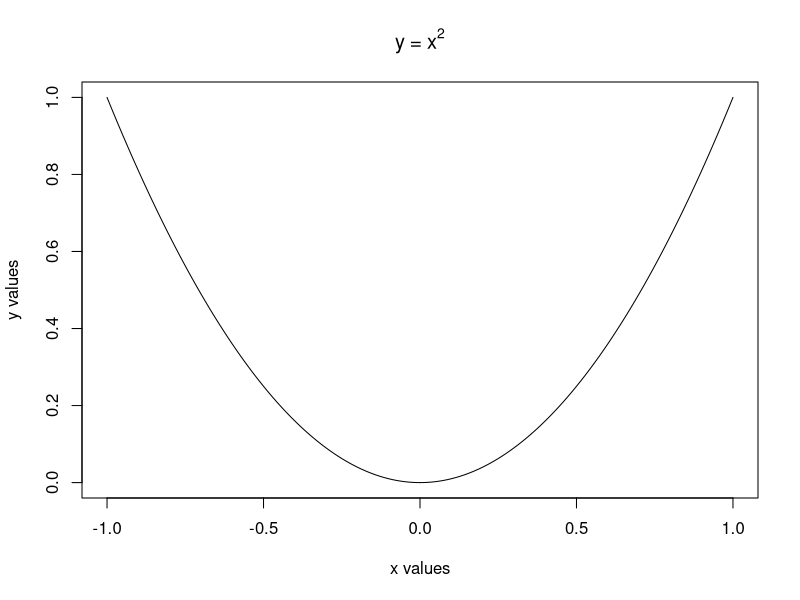
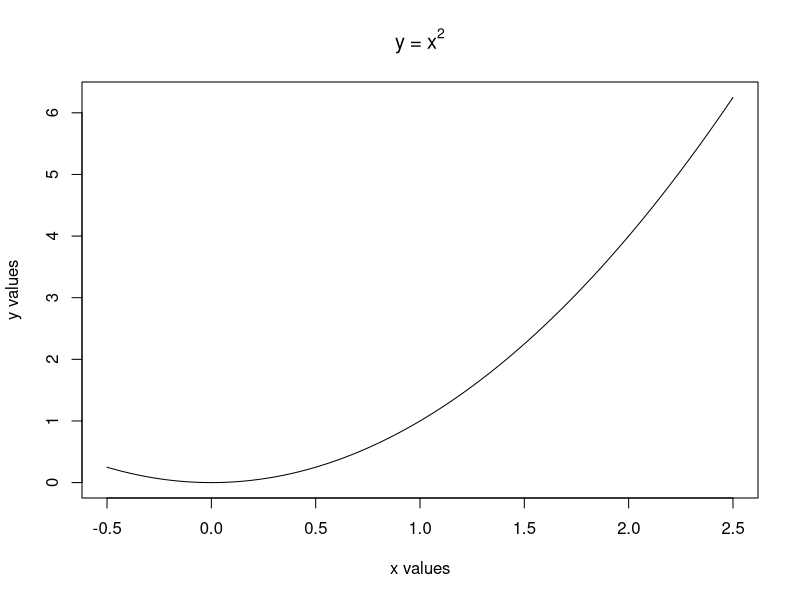

These charts were generated, in order, by the following R code:
## R code for week 6 session 1

## R uses functions as tiny little environments that run in their own space
## The global space is when you're not within a function

x = 2
y = 3
2*x + y 

ex4 = function(ashtray, hairdryer){
  rating = ashtray + hairdryer
  return(rating)
}

ashtray = 7


ex5 = function(hairdryer){
  rating = ashtray + hairdryer
  return(rating)
}


## Can use functions to plot graphs aswell

ex6 = function(xVals){
  yVals = xVals^2
  plot(xVals, yVals, type = "l",
       xlab = "x values", ylab = "y values",
       main = expression(y~"="~x^"2"))
  
}

x = seq(-1,1, by = 0.01)
ex6(x)

x = seq(-0.5, 2.5, by = 0.01)
ex6(x)


## Control flow overviews
## If statements and loops essentially is what we're trying to get at here

## The most basic of if statements within R

x = 1
y = NA
if (x < 2){
  y = x + 2
}
y

## Another simple loop with a slight twist

x = 1
z = NA
if (x > 2){
  z = x + 2
}
z

## We can also perform if - else statements which allow for multiple conditions to be met

x = 1
y = 0
if (x < 2) {
  y = x + 2
} else {
  y = x -3
}
y

## Another example
x = 1
z = 0
if (x > 2) {
  z = x + 2
} else {
  z = x -3
}
z

## The ACTUAL ifelse() function has 3 returns which is test, yes and no. 
## Test returns true or flase
## Yes is run when test is true
## no is run when test is false

x = 1
y = ifelse(x < 5, 777, "cat")
y

## Another example

x = 1
z = ifelse(x > 5, 777, "cat")
z



## There exists an if else if statement aswell 
p = 0.01 
msg = NA 
if(p < 0.025){
  msg = "Unusually small"
  }else if(p > 0.975){
    msg = "Unusually large"
    }
msg

## Another example

p = 0.99
msg = NA 
if(p < 0.025){
  msg = "Unusually small"
}else if(p > 0.975){
  msg = "Unusually large"
}
msg

## Another example

p = 0.6
msg = NA 
if(p < 0.025){
  msg = "Unusually small"
}else if(p > 0.975){
  msg = "Unusually large"
}
msg

## Can have more than one if else if statement

p = 0.6
msg = NA 
if(p < 0.025){
  msg = "Unusually small"
}else if(p > 0.975){
  msg = "Unusually large"
}else{
  msg = "nothing unusual"
}
msg




